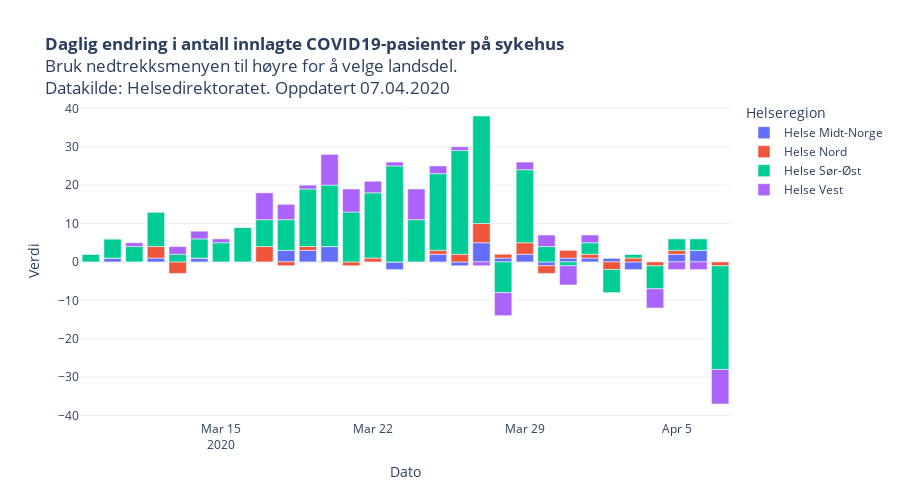

This figure's notebook cell:
### Code cell
foretak = [i for i in innlagte["Helseregion"].dropna().unique()]
foretak.sort()

fig = px.bar(innlagte, x='Dato', y='Verdi',
             category_orders={"Helseregion": foretak},
             title = "<b>Daglig endring i antall innlagte COVID19-pasienter på sykehus</b><br>Bruk nedtrekksmenyen til høyre for å velge landsdel.<br>Datakilde: Helsedirektoratet. Oppdatert "+datetime.today().strftime('%d.%m.%Y'),
             color='Helseregion',
             height=500,
             hover_name="Helseregion",
             template = "plotly_white",
             barmode='relative',
             labels = {"variable": "Dato", "value": "Nye tilfeller"}    
            )


fig.show()

### Figure 1 — Plotly figure (JSON) as saved in the notebook; plotly's stock layout.template omitted (floating-point values rounded to 4 significant figures)
{"data": [{"alignmentgroup": "True", "hoverlabel": {"namelength": 0}, "hovertemplate": "<b>%{hovertext}</b><br><br>Helseregion=Helse Midt-Norge<br>Dato=%{x}<br>Verdi=%{y}", "hovertext": ["Helse Midt-Norge", "Helse Midt-Norge", "Helse Midt-Norge", "Helse Midt-Norge", "Helse Midt-Norge", "Helse Midt-Norge", "Helse Midt-Norge", "Helse Midt-Norge", "Helse Midt-Norge", "Helse Midt-Norge", "Helse Midt-Norge", "Helse Midt-Norge", "Helse Midt-Norge", "Helse Midt-Norge", "Helse Midt-Norge", "Helse Midt-Norge", "Helse Midt-Norge", "Helse Midt-Norge", "Helse Midt-Norge", "Helse Midt-Norge", "Helse Midt-Norge", "Helse Midt-Norge", "Helse Midt-Norge", "Helse Midt-Norge", "Helse Midt-Norge", "Helse Midt-Norge", "Helse Midt-Norge", "Helse Midt-Norge", "Helse Midt-Norge", "Helse Midt-Norge"], "legendgroup": "Helse Midt-Norge", "marker": {"color": "#636efa"}, "name": "Helse Midt-Norge", "offsetgroup": "Helse Midt-Norge", "orientation": "v", "showlegend": true, "textposition": "auto", "type": "bar", "x": ["2020-03-09 00:00:00", "2020-03-10 00:00:00", "2020-03-11 00:00:00", "2020-03-12 00:00:00", "2020-03-13 00:00:00", "2020-03-14 00:00:00", "2020-03-15 00:00:00", "2020-03-16 00:00:00", "2020-03-17 00:00:00", "2020-03-18 00:00:00", "2020-03-19 00:00:00", "2020-03-20 00:00:00", "2020-03-21 00:00:00", "2020-03-22 00:00:00", "2020-03-23 00:00:00", "2020-03-24 00:00:00", "2020-03-25 00:00:00", "2020-03-26 00:00:00", "2020-03-27 00:00:00", "2020-03-28 00:00:00", "2020-03-29 00:00:00", "2020-03-30 00:00:00", "2020-03-31 00:00:00", "2020-04-01 00:00:00", "2020-04-02 00:00:00", "2020-04-03 00:00:00", "2020-04-04 00:00:00", "2020-04-05 00:00:00", "2020-04-06 00:00:00", "2020-04-07 00:00:00"], "xaxis": "x", "y": [0, 1, 0, 1, 0, 1, 0, 0, 0, 3, 3, 4, 0, 0, -2, 0, 2, -1, 5, 1, 2, -1, 1, 1, 1, -2, 0, 2, 3, 0], "yaxis": "y"}, {"alignmentgroup": "True", "hoverlabel": {"namelength": 0}, "hovertemplate": "<b>%{hovertext}</b><br><br>Helseregion=Helse Nord<br>Dato=%{x}<br>Verdi=%{y}", "hovertext": ["Helse Nord", "Helse Nord", "Helse Nord", "Helse Nord", "Helse Nord", "Helse Nord", "Helse Nord", "Helse Nord", "Helse Nord", "Helse Nord", "Helse Nord", "Helse Nord", "Helse Nord", "Helse Nord", "Helse Nord", "Helse Nord", "Helse Nord", "Helse Nord", "Helse Nord", "Helse Nord", "Helse Nord", "Helse Nord", "Helse Nord", "Helse Nord", "Helse Nord", "Helse Nord", "Helse Nord", "Helse Nord", "Helse Nord", "Helse Nord"], "legendgroup": "Helse Nord", "marker": {"color": "#EF553B"}, "name": "Helse Nord", "offsetgroup": "Helse Nord", "orientation": "v", "showlegend": true, "textposition": "auto", "type": "bar", "x": ["2020-03-09 00:00:00", "2020-03-10 00:00:00", "2020-03-11 00:00:00", "2020-03-12 00:00:00", "2020-03-13 00:00:00", "2020-03-14 00:00:00", "2020-03-15 00:00:00", "2020-03-16 00:00:00", "2020-03-17 00:00:00", "2020-03-18 00:00:00", "2020-03-19 00:00:00", "2020-03-20 00:00:00", "2020-03-21 00:00:00", "2020-03-22 00:00:00", "2020-03-23 00:00:00", "2020-03-24 00:00:00", "2020-03-25 00:00:00", "2020-03-26 00:00:00", "2020-03-27 00:00:00", "2020-03-28 00:00:00", "2020-03-29 00:00:00", "2020-03-30 00:00:00", "2020-03-31 00:00:00", "2020-04-01 00:00:00", "2020-04-02 00:00:00", "2020-04-03 00:00:00", "2020-04-04 00:00:00", "2020-04-05 00:00:00", "2020-04-06 00:00:00", "2020-04-07 00:00:00"], "xaxis": "x", "y": [0, 0, 0, 3, -3, 0, 0, 0, 4, -1, 1, 0, -1, 1, 0, 0, 1, 2, 5, 1, 3, -2, 2, 1, -2, 1, -1, 1, 0, -1], "yaxis": "y"}, {"alignmentgroup": "True", "hoverlabel": {"namelength": 0}, "hovertemplate": "<b>%{hovertext}</b><br><br>Helseregion=Helse Sør-Øst<br>Dato=%{x}<br>Verdi=%{y}", "hovertext": ["Helse Sør-Øst", "Helse Sør-Øst", "Helse Sør-Øst", "Helse Sør-Øst", "Helse Sør-Øst", "Helse Sør-Øst", "Helse Sør-Øst", "Helse Sør-Øst", "Helse Sør-Øst", "Helse Sør-Øst", "Helse Sør-Øst", "Helse Sør-Øst", "Helse Sør-Øst", "Helse Sør-Øst", "Helse Sør-Øst", "Helse Sør-Øst", "Helse Sør-Øst", "Helse Sør-Øst", "Helse Sør-Øst", "Helse Sør-Øst", "Helse Sør-Øst", "Helse Sør-Øst", "Helse Sør-Øst", "Helse Sør-Øst", "Helse Sør-Øst", "Helse Sør-Øst", "Helse Sør-Øst", "Helse Sør-Øst", "Helse Sør-Øst", "Helse Sør-Øst"], "legendgroup": "Helse Sør-Øst", "marker": {"color": "#00cc96"}, "name": "Helse Sør-Øst", "offsetgroup": "Helse Sør-Øst", "orientation": "v", "showlegend": true, "textposition": "auto", "type": "bar", "x": ["2020-03-09 00:00:00", "2020-03-10 00:00:00", "2020-03-11 00:00:00", "2020-03-12 00:00:00", "2020-03-13 00:00:00", "2020-03-14 00:00:00", "2020-03-15 00:00:00", "2020-03-16 00:00:00", "2020-03-17 00:00:00", "2020-03-18 00:00:00", "2020-03-19 00:00:00", "2020-03-20 00:00:00", "2020-03-21 00:00:00", "2020-03-22 00:00:00", "2020-03-23 00:00:00", "2020-03-24 00:00:00", "2020-03-25 00:00:00", "2020-03-26 00:00:00", "2020-03-27 00:00:00", "2020-03-28 00:00:00", "2020-03-29 00:00:00", "2020-03-30 00:00:00", "2020-03-31 00:00:00", "2020-04-01 00:00:00", "2020-04-02 00:00:00", "2020-04-03 00:00:00", "2020-04-04 00:00:00", "2020-04-05 00:00:00", "2020-04-06 00:00:00", "2020-04-07 00:00:00"], "xaxis": "x", "y": [2, 5, 4, 9, 2, 5, 5, 9, 7, 8, 15, 16, 13, 17, 25, 11, 20, 27, 28, -8, 19, 4, -1, 3, -6, 1, -6, 3, 3, -27], "yaxis": "y"}, {"alignmentgroup": "True", "hoverlabel": {"namelength": 0}, "hovertemplate": "<b>%{hovertext}</b><br><br>Helseregion=Helse Vest<br>Dato=%{x}<br>Verdi=%{y}", "hovertext": ["Helse Vest", "Helse Vest", "Helse Vest", "Helse Vest", "Helse Vest", "Helse Vest", "Helse Vest", "Helse Vest", "Helse Vest", "Helse Vest", "Helse Vest", "Helse Vest", "Helse Vest", "Helse Vest", "Helse Vest", "Helse Vest", "Helse Vest", "Helse Vest", "Helse Vest", "Helse Vest", "Helse Vest", "Helse Vest", "Helse Vest", "Helse Vest", "Helse Vest", "Helse Vest", "Helse Vest", "Helse Vest", "Helse Vest", "Helse Vest"], "legendgroup": "Helse Vest", "marker": {"color": "#ab63fa"}, "name": "Helse Vest", "offsetgroup": "Helse Vest", "orientation": "v", "showlegend": true, "textposition": "auto", "type": "bar", "x": ["2020-03-09 00:00:00", "2020-03-10 00:00:00", "2020-03-11 00:00:00", "2020-03-12 00:00:00", "2020-03-13 00:00:00", "2020-03-14 00:00:00", "2020-03-15 00:00:00", "2020-03-16 00:00:00", "2020-03-17 00:00:00", "2020-03-18 00:00:00", "2020-03-19 00:00:00", "2020-03-20 00:00:00", "2020-03-21 00:00:00", "2020-03-22 00:00:00", "2020-03-23 00:00:00", "2020-03-24 00:00:00", "2020-03-25 00:00:00", "2020-03-26 00:00:00", "2020-03-27 00:00:00", "2020-03-28 00:00:00", "2020-03-29 00:00:00", "2020-03-30 00:00:00", "2020-03-31 00:00:00", "2020-04-01 00:00:00", "2020-04-02 00:00:00", "2020-04-03 00:00:00", "2020-04-04 00:00:00", "2020-04-05 00:00:00", "2020-04-06 00:00:00", "2020-04-07 00:00:00"], "xaxis": "x", "y": [0, 0, 1, 0, 2, 2, 1, 0, 7, 4, 1, 8, 6, 3, 1, 8, 2, 1, -1, -6, 2, 3, -5, 2, 0, 0, -5, -2, -2, -9], "yaxis": "y"}], "layout": {"barmode": "relative", "height": 500, "legend": {"title": {"text": "Helseregion"}, "tracegroupgap": 0}, "title": {"text": "<b>Daglig endring i antall innlagte COVID19-pasienter på sykehus</b><br>Bruk nedtrekksmenyen til høyre for å velge landsdel.<br>Datakilde: Helsedirektoratet. Oppdatert 07.04.2020"}, "xaxis": {"anchor": "y", "domain": [0, 1], "title": {"text": "Dato"}}, "yaxis": {"anchor": "x", "domain": [0, 1], "title": {"text": "Verdi"}}}}
